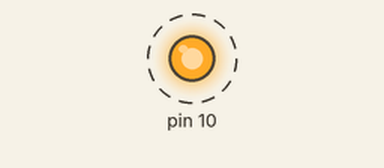
A sketch run on a simulated Arduino Uno, built with avr-gcc and run on an emulated ATmega328P. On the bench: output pins drawn as LEDs (lit = HIGH). Dashed ring = blinking. What the sketch prints to the serial monitor is not drawn.

Above: at 0.5 s.
Timing chart, 0 to 3.0 s (numbered marks = the images above):
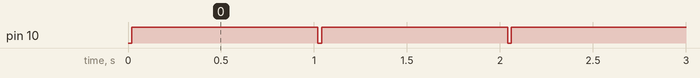

Measured:
- by itself, pin 10: alternates HIGH for 1.0 s and LOW for 0.02 s

The sketch:

Bidirectional.ino
```cpp
#include <SPI.h>

void setup() {
  Serial.begin(115200);
  digitalWrite(SS, HIGH);
  SPI.begin();
  SPI.setClockDivider(SPI_CLOCK_DIV8);
}

void loop() {
  byte Mvalsent, Mvalreceived;


  for(int i=0; i<255; i++)
  {
    digitalWrite(SS, LOW);
    delay(10);

    Mvalsent = i;
    Mvalreceived = SPI.transfer(Mvalsent);    // Mvalsent -> transmit buffer | recieve buffer -> Mvalreceived

    Serial.print("sent: ");
    Serial.print(Mvalsent);
    Serial.print("\t\t received: ");
    Serial.println(Mvalreceived);

    delay(10);
    digitalWrite(SS, HIGH);

    delay(1000);
  }

  delay(1000);
}
```
